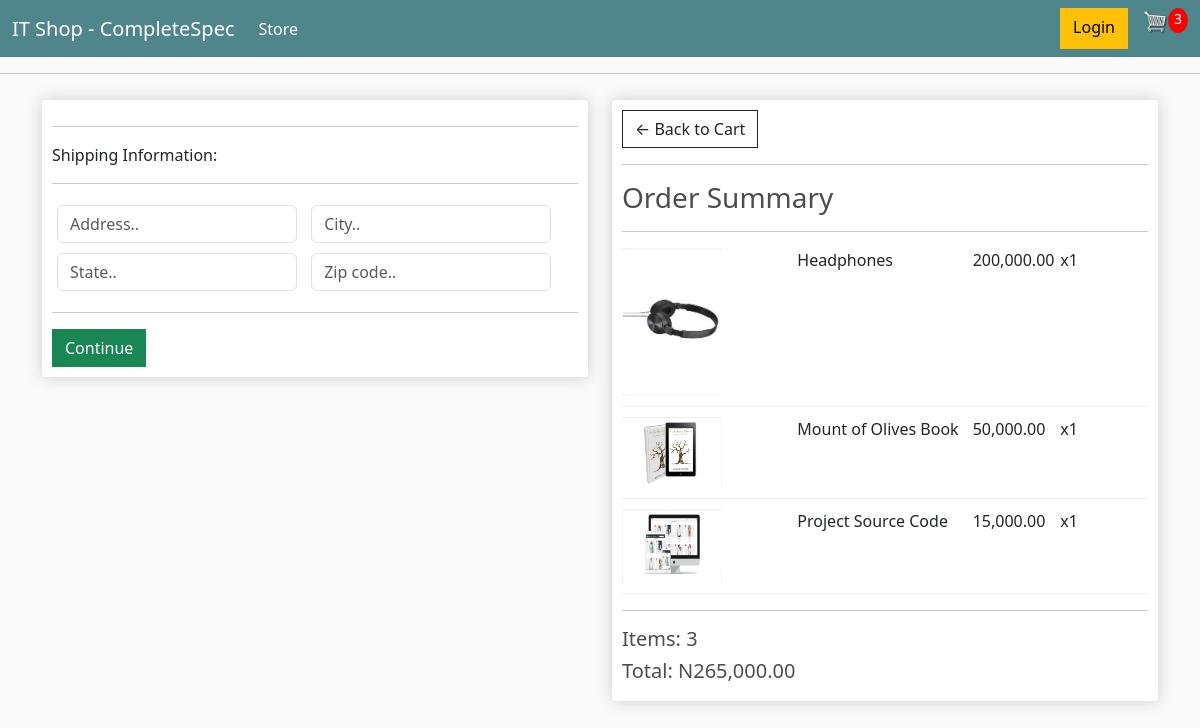
Screenshot of /checkout/ (signed in) with the database file from the repository.
### store/models.py (models this page shows, shortened)
class OrderItem(models.Model):
    product = models.ForeignKey(Product, on_delete=models.SET_NULL, null=True)
    order = models.ForeignKey(Order, on_delete=models.SET_NULL, null=True)
    quantity = models.IntegerField(default=0, null=True, blank=True)
    date_added = models.DateTimeField(auto_now_add=True)
    @property
    def get_total(self):
        total = self.product.price * self.quantity
        return total

class Product (models.Model):
    name = models.CharField(max_length=200)
    price = models.FloatField()
    digital = models.BooleanField(default=False,null=True, blank=True)
    image = models.ImageField(null=True, blank=True)
    @property
    def imageURL(self):
        try:
            url = self.image.url
        except:
            url = ''
        return url

class Order(models.Model):
    customer = models.ForeignKey(Customer, on_delete=models.SET_NULL, null=True, blank=True)
    date_ordered = models.DateTimeField(auto_now_add=True)
    complete = models.BooleanField(default=False)
    transaction_id = models.CharField(max_length=100, null=True)
    @property
    def shipping(self):
        shipping = False
        orderitems = self.orderitem_set.all()
        for i in orderitems:
            if i.product.digital == False:
                shipping = True
        return shipping
    @property
    def get_cart_total(self):
        orderItems = self.orderitem_set.all()
        total = sum([item.get_total for item in orderItems])
        return total
    @property
    def get_cart_items(self):
        orderItems = self.orderitem_set.all()
        total = sum([item.quantity for item in orderItems])
        return total

### store/views.py (the view)
# urls.py: path('checkout/', views.checkout, name='checkout'),
def checkout(request):
    data = cartData(request)
    cartItems = data['cartItems']
    order = data['order']
    items = data['items']
    context ={'items':items, 'order' :order,'cartItems': cartItems }
    return render(request, 'store/checkout.html', context)

### store/utils.py (called while the page is built)
def cartData(request):
    if request.user.is_authenticated:
        customer = request.user.customer
        order, created = Order.objects.get_or_create(customer=customer, complete=False)
        items = order.orderitem_set.all()
        cartItems = order.get_cart_items
    else:
        cookieData = cookieCart(request)
        cartItems = cookieData['cartItems']
        order = cookieData['order']
        items = cookieData['items']
    return {'cartItems':cartItems, 'order':order, 'items':items}

### store/templates/store/checkout.html (shortened to what this page needs)
{% extends "store/main.html" %}
{% load static %}
{% block content %}
    <div class="row">
        <div class="col-lg-6">
            <div class="box-element" id="form-wrapper">
                <form id="form">
                    <div id="shipping-info">
                        <hr>
						<p>Shipping Information:</p>
						<hr>
						<div class="form-field">
							<input class="form-control" type="text" name="address" placeholder="Address..">
						</div>
						<div class="form-field">
							<input class="form-control" type="text" name="city" placeholder="City..">
						</div>
						<div class="form-field">
							<input class="form-control" type="text" name="state" placeholder="State..">
						</div>
						<div class="form-field">
							<input class="form-control" type="text" name="zipcode" placeholder="Zip code..">
						</div>
                    </div>
                    <hr>
                    <input id="form-button" class="btn btn-success btn-block" type="submit" value="Continue">
                </form>
            </div>
        </div>
        <div class="col-lg-6">
            <div class="box-element" >
                <a  class="btn btn-outline-dark" href="{% url 'cart' %}">&#x2190; Back to Cart</a>
                <hr>
				<h3>Order Summary</h3>
				<hr>
				{% for item in items %}
				<div class="cart-row">
					<div style="flex:2"><img class="row-image" src="{{item.product.imageURL}}"></div>
					<div style="flex:2"><p>{{item.product.name}}</p></div>
					<div style="flex:1"><p>{{item.product.price|floatformat:"2g"}}</p></div>
					<div style="flex:1"><p>x{{item.quantity}}</p></div>
				</div>
				{% endfor %}
				<hr>
                <h5>Items:   {{order.get_cart_items}}</h5>
				<h5>Total:   N{{order.get_cart_total|floatformat:"2g"}}</h5>
            </div>
        </div>
    </div>
{% endblock content %}

### static/css/main.css (style rules this page uses)
body { background-color: hsl(0, 0%, 98%); }
h1,h2,h3,h4,h5,h6 { color:hsl(0, 0%, 30%); }
.box-element { box-shadow:hsl(0, 0%, 80%) 0 0 16px; background-color: #fff; border-radius: 4px; padding: 10px; }
.col-lg-4, .col-lg-6, .col-lg-8, .col-lg-12 { margin-top: 10px; }
.btn { border-radius: 0; }
.row-image { width: 100px; }
.form-field { width:250px; display: inline-block; padding: 5px; }
.cart-row { display: flex; align-items: flex-stretch; padding-bottom: 10px; margin-bottom: 10px; border-bottom: 1px solid #ececec; }

### rows the page displays
OrderItem: product.imageURL (picture), product.name "Headphones", product.price "200,000.00", quantity "1"
OrderItem: product.imageURL (picture), product.name "Mount of Olives Book", product.price "50,000.00", quantity "1"
OrderItem: product.imageURL (picture), product.name "Project Source Code", product.price "15,000.00", quantity "1"
Order: get_cart_items "3", get_cart_total "265,000.00"

### other values shown
{{ cartItems }} "3"
